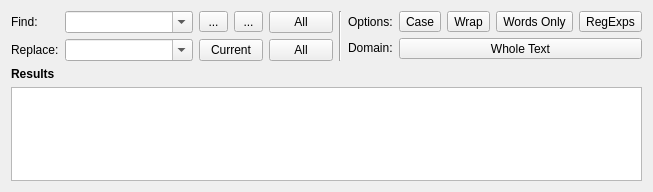
<?xml version="1.0" encoding="UTF-8"?>
<ui version="4.0">
 <class>SearchBar</class>
 <widget class="QWidget" name="SearchBar">
  <property name="geometry">
   <rect>
    <x>0</x>
    <y>0</y>
    <width>653</width>
    <height>192</height>
   </rect>
  </property>
  <property name="sizePolicy">
   <sizepolicy hsizetype="Preferred" vsizetype="Expanding">
    <horstretch>0</horstretch>
    <verstretch>0</verstretch>
   </sizepolicy>
  </property>
  <property name="minimumSize">
   <size>
    <width>0</width>
    <height>140</height>
   </size>
  </property>
  <property name="windowTitle">
   <string>Form</string>
  </property>
  <layout class="QVBoxLayout" name="verticalLayout">
   <item>
    <layout class="QHBoxLayout" name="horizontalLayout">
     <item>
      <layout class="QGridLayout" name="gridLayout">
       <item row="0" column="0">
        <widget class="QLabel" name="label">
         <property name="text">
          <string>Find:</string>
         </property>
        </widget>
       </item>
       <item row="0" column="1">
        <widget class="QComboBox" name="leFind">
         <property name="sizePolicy">
          <sizepolicy hsizetype="Expanding" vsizetype="Fixed">
           <horstretch>0</horstretch>
           <verstretch>0</verstretch>
          </sizepolicy>
         </property>
         <property name="editable">
          <bool>true</bool>
         </property>
        </widget>
       </item>
       <item row="0" column="2">
        <widget class="QToolButton" name="tbFindPrev">
         <property name="sizePolicy">
          <sizepolicy hsizetype="Preferred" vsizetype="Fixed">
           <horstretch>0</horstretch>
           <verstretch>0</verstretch>
          </sizepolicy>
         </property>
         <property name="toolTip">
          <string>Search back</string>
         </property>
         <property name="text">
          <string>...</string>
         </property>
         <property name="icon">
          <iconset resource="application.qrc">
           <normaloff>:/images/search-prev.png</normaloff>:/images/search-prev.png</iconset>
         </property>
        </widget>
       </item>
       <item row="0" column="3">
        <widget class="QToolButton" name="tbFindNext">
         <property name="sizePolicy">
          <sizepolicy hsizetype="Preferred" vsizetype="Fixed">
           <horstretch>0</horstretch>
           <verstretch>0</verstretch>
          </sizepolicy>
         </property>
         <property name="toolTip">
          <string>Search forward</string>
         </property>
         <property name="text">
          <string>...</string>
         </property>
         <property name="icon">
          <iconset resource="application.qrc">
           <normaloff>:/images/search-next.png</normaloff>:/images/search-next.png</iconset>
         </property>
        </widget>
       </item>
       <item row="0" column="4">
        <widget class="QToolButton" name="tbSearchAll">
         <property name="sizePolicy">
          <sizepolicy hsizetype="Fixed" vsizetype="Preferred">
           <horstretch>0</horstretch>
           <verstretch>0</verstretch>
          </sizepolicy>
         </property>
         <property name="minimumSize">
          <size>
           <width>64</width>
           <height>0</height>
          </size>
         </property>
         <property name="toolTip">
          <string>Search all</string>
         </property>
         <property name="text">
          <string>All</string>
         </property>
        </widget>
       </item>
       <item row="1" column="0">
        <widget class="QLabel" name="label_2">
         <property name="text">
          <string>Replace:</string>
         </property>
        </widget>
       </item>
       <item row="1" column="1">
        <widget class="QComboBox" name="leReplace">
         <property name="sizePolicy">
          <sizepolicy hsizetype="Expanding" vsizetype="Fixed">
           <horstretch>0</horstretch>
           <verstretch>0</verstretch>
          </sizepolicy>
         </property>
         <property name="editable">
          <bool>true</bool>
         </property>
        </widget>
       </item>
       <item row="1" column="2" colspan="2">
        <widget class="QToolButton" name="tbReplace">
         <property name="sizePolicy">
          <sizepolicy hsizetype="Fixed" vsizetype="Preferred">
           <horstretch>0</horstretch>
           <verstretch>0</verstretch>
          </sizepolicy>
         </property>
         <property name="minimumSize">
          <size>
           <width>64</width>
           <height>0</height>
          </size>
         </property>
         <property name="toolTip">
          <string>Replace current selection</string>
         </property>
         <property name="text">
          <string>Current</string>
         </property>
        </widget>
       </item>
       <item row="1" column="4">
        <widget class="QToolButton" name="tbReplaceAll">
         <property name="sizePolicy">
          <sizepolicy hsizetype="Fixed" vsizetype="Preferred">
           <horstretch>0</horstretch>
           <verstretch>0</verstretch>
          </sizepolicy>
         </property>
         <property name="minimumSize">
          <size>
           <width>64</width>
           <height>0</height>
          </size>
         </property>
         <property name="maximumSize">
          <size>
           <width>16777215</width>
           <height>16777215</height>
          </size>
         </property>
         <property name="toolTip">
          <string>Replace all</string>
         </property>
         <property name="text">
          <string>All</string>
         </property>
        </widget>
       </item>
      </layout>
     </item>
     <item>
      <widget class="Line" name="line">
       <property name="orientation">
        <enum>Qt::Vertical</enum>
       </property>
      </widget>
     </item>
     <item>
      <layout class="QGridLayout" name="gridLayout_2">
       <item row="0" column="0">
        <widget class="QLabel" name="leOptions">
         <property name="sizePolicy">
          <sizepolicy hsizetype="Maximum" vsizetype="Preferred">
           <horstretch>0</horstretch>
           <verstretch>0</verstretch>
          </sizepolicy>
         </property>
         <property name="text">
          <string>Options:</string>
         </property>
        </widget>
       </item>
       <item row="0" column="1">
        <widget class="QToolButton" name="tbCase">
         <property name="sizePolicy">
          <sizepolicy hsizetype="Preferred" vsizetype="Maximum">
           <horstretch>0</horstretch>
           <verstretch>0</verstretch>
          </sizepolicy>
         </property>
         <property name="toolTip">
          <string>Case sensitive search</string>
         </property>
         <property name="text">
          <string>Case</string>
         </property>
         <property name="checkable">
          <bool>true</bool>
         </property>
        </widget>
       </item>
       <item row="0" column="2">
        <widget class="QToolButton" name="tbWrap">
         <property name="sizePolicy">
          <sizepolicy hsizetype="Preferred" vsizetype="Maximum">
           <horstretch>0</horstretch>
           <verstretch>0</verstretch>
          </sizepolicy>
         </property>
         <property name="toolTip">
          <string>Wrap search</string>
         </property>
         <property name="text">
          <string>Wrap</string>
         </property>
         <property name="checkable">
          <bool>true</bool>
         </property>
        </widget>
       </item>
       <item row="0" column="3">
        <widget class="QToolButton" name="tbWords">
         <property name="sizePolicy">
          <sizepolicy hsizetype="Preferred" vsizetype="Maximum">
           <horstretch>0</horstretch>
           <verstretch>0</verstretch>
          </sizepolicy>
         </property>
         <property name="toolTip">
          <string>Search for whole words only</string>
         </property>
         <property name="text">
          <string>Words Only</string>
         </property>
         <property name="checkable">
          <bool>true</bool>
         </property>
        </widget>
       </item>
       <item row="0" column="4">
        <widget class="QToolButton" name="tbRegExp">
         <property name="sizePolicy">
          <sizepolicy hsizetype="Preferred" vsizetype="Maximum">
           <horstretch>0</horstretch>
           <verstretch>0</verstretch>
          </sizepolicy>
         </property>
         <property name="toolTip">
          <string>Search with regular expressions</string>
         </property>
         <property name="text">
          <string>RegExps</string>
         </property>
         <property name="checkable">
          <bool>true</bool>
         </property>
        </widget>
       </item>
       <item row="1" column="0">
        <widget class="QLabel" name="label_4">
         <property name="sizePolicy">
          <sizepolicy hsizetype="Maximum" vsizetype="Maximum">
           <horstretch>0</horstretch>
           <verstretch>0</verstretch>
          </sizepolicy>
         </property>
         <property name="text">
          <string>Domain:</string>
         </property>
        </widget>
       </item>
       <item row="1" column="1" colspan="4">
        <widget class="QToolButton" name="tbDomain">
         <property name="sizePolicy">
          <sizepolicy hsizetype="Preferred" vsizetype="Maximum">
           <horstretch>0</horstretch>
           <verstretch>0</verstretch>
          </sizepolicy>
         </property>
         <property name="minimumSize">
          <size>
           <width>100</width>
           <height>0</height>
          </size>
         </property>
         <property name="toolTip">
          <string>Scope of the search</string>
         </property>
         <property name="text">
          <string>Whole Text</string>
         </property>
         <property name="popupMode">
          <enum>QToolButton::InstantPopup</enum>
         </property>
         <property name="autoRaise">
          <bool>false</bool>
         </property>
        </widget>
       </item>
      </layout>
     </item>
    </layout>
   </item>
   <item>
    <layout class="QGridLayout" name="gridLayout_3">
     <item row="0" column="0">
      <widget class="QLabel" name="resultLabel">
       <property name="sizePolicy">
        <sizepolicy hsizetype="Preferred" vsizetype="Maximum">
         <horstretch>0</horstretch>
         <verstretch>0</verstretch>
        </sizepolicy>
       </property>
       <property name="font">
        <font>
         <weight>75</weight>
         <bold>true</bold>
        </font>
       </property>
       <property name="frameShape">
        <enum>QFrame::NoFrame</enum>
       </property>
       <property name="text">
        <string>Results</string>
       </property>
      </widget>
     </item>
     <item row="1" column="0" colspan="2">
      <widget class="QTreeWidget" name="twResults">
       <property name="sizePolicy">
        <sizepolicy hsizetype="Expanding" vsizetype="Expanding">
         <horstretch>0</horstretch>
         <verstretch>0</verstretch>
        </sizepolicy>
       </property>
       <property name="horizontalScrollBarPolicy">
        <enum>Qt::ScrollBarAlwaysOff</enum>
       </property>
       <property name="editTriggers">
        <set>QAbstractItemView::NoEditTriggers</set>
       </property>
       <property name="alternatingRowColors">
        <bool>true</bool>
       </property>
       <property name="textElideMode">
        <enum>Qt::ElideNone</enum>
       </property>
       <property name="rootIsDecorated">
        <bool>true</bool>
       </property>
       <property name="uniformRowHeights">
        <bool>true</bool>
       </property>
       <property name="itemsExpandable">
        <bool>true</bool>
       </property>
       <property name="allColumnsShowFocus">
        <bool>true</bool>
       </property>
       <property name="columnCount">
        <number>2</number>
       </property>
       <attribute name="headerVisible">
        <bool>false</bool>
       </attribute>
       <attribute name="headerHighlightSections">
        <bool>true</bool>
       </attribute>
       <attribute name="headerStretchLastSection">
        <bool>false</bool>
       </attribute>
       <attribute name="headerVisible">
        <bool>false</bool>
       </attribute>
       <attribute name="headerHighlightSections">
        <bool>true</bool>
       </attribute>
       <attribute name="headerStretchLastSection">
        <bool>false</bool>
       </attribute>
       <column>
        <property name="text">
         <string>Position</string>
        </property>
       </column>
       <column>
        <property name="text">
         <string>Text</string>
        </property>
       </column>
      </widget>
     </item>
    </layout>
   </item>
  </layout>
 </widget>
 <tabstops>
  <tabstop>leFind</tabstop>
  <tabstop>tbFindPrev</tabstop>
  <tabstop>tbFindNext</tabstop>
  <tabstop>tbSearchAll</tabstop>
  <tabstop>leReplace</tabstop>
  <tabstop>tbReplace</tabstop>
  <tabstop>tbReplaceAll</tabstop>
  <tabstop>tbCase</tabstop>
  <tabstop>tbWrap</tabstop>
  <tabstop>tbWords</tabstop>
  <tabstop>tbRegExp</tabstop>
  <tabstop>tbDomain</tabstop>
  <tabstop>twResults</tabstop>
 </tabstops>
 <resources>
  <include location="application.qrc"/>
 </resources>
 <connections/>
</ui>
